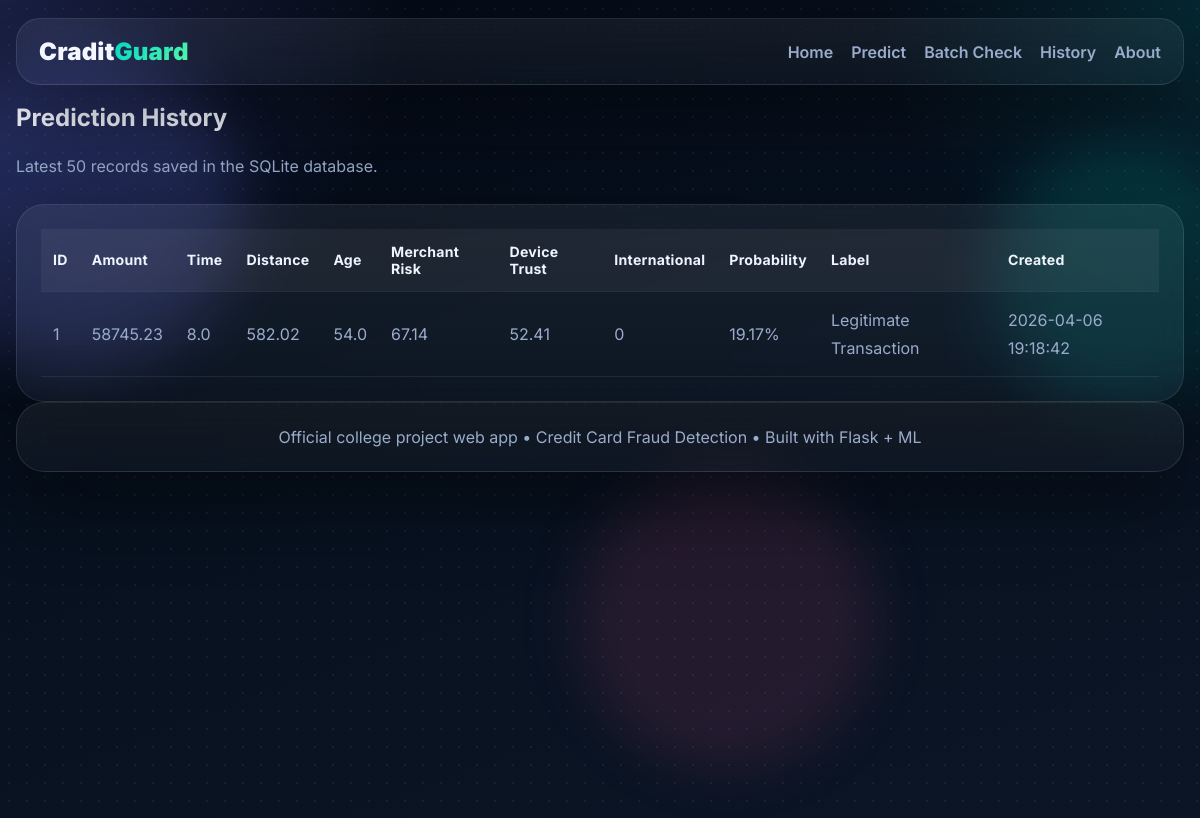
The app's page /history with its own data.
### tables this page shows
CREATE TABLE predictions (
            id INTEGER PRIMARY KEY AUTOINCREMENT,
            transaction_amount REAL,
            transaction_time REAL,
            location_distance REAL,
            cardholder_age REAL,
            merchant_risk_score REAL,
            device_trust_score REAL,
            is_international INTEGER,
            fraud_probability REAL,
            prediction_label TEXT,
            created_at TEXT
        );

### app.py (the view)
@app.route('/history')
def history():
    conn = get_db_connection()
    rows = conn.execute('SELECT * FROM predictions ORDER BY id DESC LIMIT 50').fetchall()
    conn.close()
    return render_template('history.html', rows=rows)

### app.py (called while the page is built)
def get_db_connection() -> sqlite3.Connection:
    conn = sqlite3.connect(DB_PATH)
    conn.row_factory = sqlite3.Row
    return conn

### templates/history.html
{% extends 'base.html' %}
{% block content %}
<section class="container">
    <div class="section-heading">
        <h1>Prediction History</h1>
        <p>Latest 50 records saved in the SQLite database.</p>
    </div>
    <div class="glass table-wrap">
        <div class="table-scroll">
            <table>
                <thead>
                    <tr>
                        <th>ID</th>
                        <th>Amount</th>
                        <th>Time</th>
                        <th>Distance</th>
                        <th>Age</th>
                        <th>Merchant Risk</th>
                        <th>Device Trust</th>
                        <th>International</th>
                        <th>Probability</th>
                        <th>Label</th>
                        <th>Created</th>
                    </tr>
                </thead>
                <tbody>
                    {% for row in rows %}
                    <tr>
                        <td>{{ row['id'] }}</td>
                        <td>{{ row['transaction_amount'] }}</td>
                        <td>{{ row['transaction_time'] }}</td>
                        <td>{{ row['location_distance'] }}</td>
                        <td>{{ row['cardholder_age'] }}</td>
                        <td>{{ row['merchant_risk_score'] }}</td>
                        <td>{{ row['device_trust_score'] }}</td>
                        <td>{{ row['is_international'] }}</td>
                        <td>{{ '%.2f'|format(row['fraud_probability'] * 100) }}%</td>
                        <td>{{ row['prediction_label'] }}</td>
                        <td>{{ row['created_at'] }}</td>
                    </tr>
                    {% else %}
                    <tr><td colspan="11">No records yet. Run a prediction first.</td></tr>
                    {% endfor %}
                </tbody>
            </table>
        </div>
    </div>
</section>
{% endblock %}

### templates/base.html (shortened to what this page needs)
<!DOCTYPE html>
<html lang="en">
<head>
    <link rel="stylesheet" href="{{ url_for('static', filename='css/styles.css') }}">
</head>
<body>
    <div class="page-noise"></div>
    <div class="bg-orb orb-one"></div>
    <div class="bg-orb orb-two"></div>
    <div class="bg-orb orb-three"></div>
    <header class="navbar glass reveal-up">
        <a href="{{ url_for('home') }}" class="brand">Cradit<span>Guard</span></a>
        <nav>
            <a href="{{ url_for('home') }}">Home</a>
            <a href="{{ url_for('predict') }}">Predict</a>
            <a href="{{ url_for('batch_predict') }}">Batch Check</a>
            <a href="{{ url_for('history') }}">History</a>
            <a href="{{ url_for('about') }}">About</a>
        </nav>
    </header>
    <main>
        {% block content %}{% endblock %}
    </main>
    <footer class="footer container">
        <div class="footer-card glass">
            <p>Official college project web app • Credit Card Fraud Detection • Built with Flask + ML</p>
        </div>
    </footer>
</body>
</html>

### static/css/styles.css (style rules this page uses)
:root { --bg: #07111f; --bg-soft: #0d1a2e; --panel: rgba(9, 17, 33, 0.72); --panel-strong: rgba(12, 24, 46, 0.86); --text: #f4f7ff; --muted: #9aaccc; --line: rgba(255, 255, 255, 0.10); --primary: #6f7cff; --primary-2: #8f4dff; --accent: #00d7c6; --accent-2: #56f7a6; --danger: #ff5f8f; --warning: #ffb869; --shadow: 0 30px 80px rgba(0, 0, 0, 0.42); --radius-lg: 28px; --radius-md: 20px; --radius-sm: 14px; }
* { box-sizing: border-box; }
html { scroll-behavior: smooth; }
body { margin: 0; min-height: 100vh; font-family: 'Inter', sans-serif; color: var(--text); background: radial-gradient(circle at top left, rgba(111, 124, 255, 0.20), transparent 28%), radial-gradient(circle at top right, rgba(0, 215, 198, 0.12), transparent 22%), linear-gradient(160deg, #040914 0%, #07111f 45%, #0b1525 100%); overflow-x: hidden; }
a { color: inherit; }
main { position: relative; z-index: 2; }
.container { width: min(1180px, calc(100% - 32px)); margin: 0 auto; }
.page-noise { position: fixed; inset: 0; z-index: 0; pointer-events: none; opacity: 0.06; background-image: radial-gradient(circle, #ffffff 1px, transparent 1px); background-size: 18px 18px; }
.bg-orb { position: fixed; border-radius: 50%; filter: blur(28px); pointer-events: none; z-index: 0; animation: floatOrb 12s ease-in-out infinite; }
.orb-one { width: 320px; height: 320px; background: rgba(111, 124, 255, 0.18); top: 6%; left: -80px; }
.orb-two { width: 260px; height: 260px; background: rgba(0, 215, 198, 0.14); top: 18%; right: -50px; animation-delay: -3s; }
.orb-three { width: 300px; height: 300px; background: rgba(255, 95, 143, 0.11); bottom: 6%; left: 48%; animation-delay: -6s; }
.glass { background: linear-gradient(180deg, rgba(255,255,255,0.06), rgba(255,255,255,0.03)); border: 1px solid var(--line); box-shadow: var(--shadow); backdrop-filter: blur(18px); -webkit-backdrop-filter: blur(18px); }
.navbar { position: sticky; top: 14px; z-index: 40; width: min(1180px, calc(100% - 32px)); margin: 18px auto; padding: 18px 22px; border-radius: 24px; display: flex; align-items: center; justify-content: space-between; }
.brand { text-decoration: none; font-size: 1.5rem; font-weight: 900; letter-spacing: 0.2px; }
.brand span { background: linear-gradient(135deg, var(--accent), var(--accent-2)); -webkit-background-clip: text; background-clip: text; color: transparent; }
.navbar nav { display: flex; gap: 18px; flex-wrap: wrap; }
.navbar nav a { text-decoration: none; color: var(--muted); font-weight: 600; position: relative; transition: color .25s ease, transform .25s ease; }
.navbar nav a::after { content: ''; position: absolute; left: 0; bottom: -6px; width: 0; height: 2px; background: linear-gradient(90deg, var(--accent), var(--primary)); transition: width .25s ease; }
.hero p, .section-heading p, .stat-card p, .step p, .helper, td, .probability, .about-box p { color: var(--muted); line-height: 1.75; }
.mini-panel, .stat-card, .step, .project-form, .table-wrap, .result-box, .about-box, .hero-visual, .footer-card { border-radius: var(--radius-lg); padding: 24px; }
.stat-card h3, .step h3, .section-heading h1, .section-heading h2, .about-box h1, .result-box h1 { margin-top: 0; }
.section-heading { margin-bottom: 20px; }
.table-wrap { margin-top: 24px; overflow: hidden; }
.table-scroll { overflow-x: auto; }
table { width: 100%; border-collapse: collapse; }
th, td { padding: 14px 12px; text-align: left; border-bottom: 1px solid rgba(255,255,255,0.08); }
th { font-size: 0.88rem; color: #eff5ff; letter-spacing: .02em; background: rgba(255,255,255,0.05); position: sticky; top: 0; }
.footer { padding: 0 0 34px; position: relative; z-index: 2; }
.footer-card { text-align: center; }
.footer p { color: var(--muted); margin: 0; }
.reveal-up { opacity: 0; transform: translateY(24px); animation: revealUp .75s ease forwards; }

### records on screen
predictions: id "1", transaction_amount "58745.23", transaction_time "8.0", location_distance "582.02", cardholder_age "54.0", merchant_risk_score "67.14", device_trust_score "52.41", is_international "0", row['fraud_probability']*100 "19.17", prediction_label "Legitimate Transaction", created_at "2026-04-06 19:18:42"
